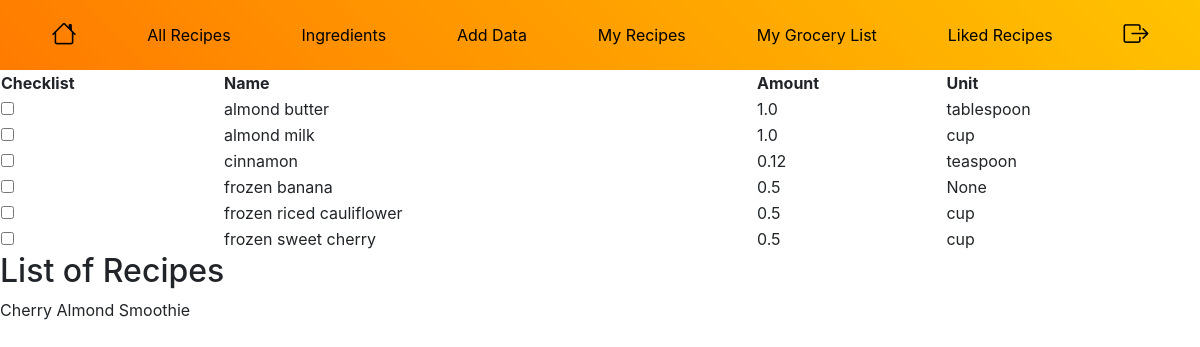
/grocerylist/ (signed in), run on the app's committed database.
### main/models.py (models this page shows, shortened)
class grocery_list(models.Model):
    user = models.ForeignKey(User, on_delete=models.CASCADE, related_name="recipe_list", null=True)
    name = models.ForeignKey('ingredients3', related_name='recipe_list', on_delete=models.SET_NULL, null=True, blank=True)
    amount = models.FloatField(blank=True, null=True)
    unit = models.CharField(max_length=50, blank=True, null=True)
    checked = models.BooleanField(default=False)

class ingredients3(models.Model):
    name = models.CharField(max_length=200)
    def __str__(self):
        return self.name

class user_recipes(models.Model):
    recipe = models.ForeignKey('recipes3', related_name='user_recipe', on_delete=models.SET_NULL, null=True, blank=True)
    user = models.ForeignKey(User, on_delete=models.CASCADE, related_name="recipes", null=True)
    percent = models.IntegerField(blank=True, null=True)
    checked = models.BooleanField(default=False)
    liked = models.BooleanField(default=False)
    disliked = models.BooleanField(default=False)

class recipes3(models.Model):
    name = models.CharField(max_length=200)
    time = models.PositiveIntegerField(null=True, blank=True)
    url = models.URLField(max_length=200)
    image = models.CharField(max_length=200)
    calories = models.FloatField(null=True, blank=True)
    ingredients = models.ManyToManyField('ingredients3', related_name='recipes')
    genre = models.ManyToManyField('genres3', related_name='recipes')

### main/views.py (the view)
# urls.py: path('grocerylist/', views.groceryList, name='groceryList'),
def groceryList(response):
    if response.user.is_authenticated:
        return render(response, 'main/grocery_list.html', {'ingredients': grocery_list.objects.filter(user=response.user).order_by('name__name'), 'recipes': user_recipes.objects.filter(user=response.user,checked=True)})
    else:
        return render(response, 'main/grocery_list.html')

### main/templates/main/grocery_list.html (shortened to what this page needs)
{% extends "main/base.html" %}
{% block content %}
{% if user.is_authenticated%}
<table style="width:100%">
    <tr>
      <th>Checklist</th>
      <th>Name</th>
      <th>Amount</th>
      <th>Unit</th>
    </tr>
    {% for ingredient in ingredients %}
    <tr>
      {% if ingredient.checked == True %}
      <td><input type="checkbox" value="checked" name="{{ingredient.id}}" checked></td>
      {% else %}
      <td><input type="checkbox" value="checked" name="{{ingredient.id}}"></td>
      {% endif %}
      <td>{{ingredient.name}}</td>
      <td>{{ingredient.amount}}</td>
      <td>{{ingredient.unit}}</td>
    </tr>
    {% endfor %}
  </table>
  <h2>List of Recipes</h2>
  {% for recipe in recipes%}
  <p>{{recipe.recipe.name}}</p>
  {% endfor %}
{% else%}
<a href="/login">Login Here to Access Content</a>
{% endif %}
{% endblock %}

### main/templates/main/base.html (shortened to what this page needs)
<!doctype html>
<html>
<head>
	<link rel="stylesheet" href="https://cdn.jsdelivr.net/npm/bootstrap-icons@1.5.0/font/bootstrap-icons.css">
	{% load static %}
	<link rel="stylesheet" type="text/css" href="{% static 'main/css/base.css' %}">
</head>
<link rel="stylesheet" href="https://stackpath.bootstrapcdn.com/bootstrap/4.3.1/css/bootstrap.min.css">
<body>
	<nav class="navbar navbar-expand-lg navbar-dark">
		  <div class="collapse navbar-collapse nav-fill" id="navbarSupportedContent">
			<a class="nav-link nav-item" href="/home"><i class="bi bi-house large-icon"></i></a>
			<a class="nav-link nav-item" href="/allrecipes">All Recipes</a>
			<a class="nav-link nav-item" href="/ingredients">Ingredients</a>
			<a class="nav-link nav-item" href="/adddata">Add Data</a>
			<a class="nav-link nav-item" href="/myrecipes">My Recipes</a>
			<a class="nav-link nav-item" href="/grocerylist">My Grocery List</a>
			<a class="nav-link nav-item" href="/liked_recipes">Liked Recipes</a>
			{% if user.is_authenticated%}
			<a class="nav-link nav-item" href="/logout"><i class="bi bi-box-arrow-right large-icon"></i></a>
			{% else %}
			<a class="nav-link nav-item" href="/login">Login</a>
			{% endif %}
		  </div>
	</nav>
	<div id="content" name="content" class="main" style="overflow: hidden;">
		{% block content %}
		{% endblock %}
	</div>
</body>
</html>

### main/static/main/css/base.css (style rules this page uses)
body { background-color: white; font-family: 'Lato', sans-serif; color: #03071E; }
a.nav-item { color: black; }
.large-icon { font-size: 25px; }
.navbar { background: linear-gradient(45deg, #FF7B00, #FFC300); }

### data on the page
grocery_list: name "almond butter", amount "1.0", unit "tablespoon"
grocery_list: name "almond milk", amount "1.0", unit "cup"
grocery_list: name "cinnamon", amount "0.12", unit "teaspoon"
grocery_list: name "frozen banana", amount "0.5", unit "None"
grocery_list: name "frozen riced cauliflower", amount "0.5", unit "cup"
grocery_list: name "frozen sweet cherry", amount "0.5", unit "cup"
user_recipes: recipe.name "Cherry Almond Smoothie"
